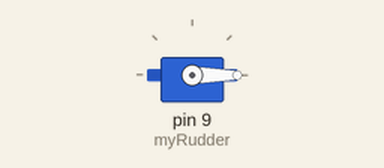
The sketch below on a simulated Arduino Uno, built with avr-gcc and run on an emulated ATmega328P. On the bench: servo.

Above: at 0.05 s.
At 1.5 s:
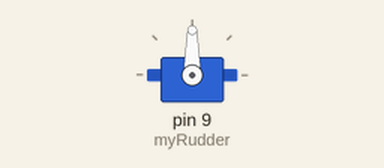
At 3.0 s:
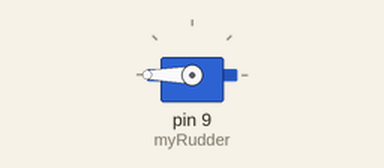
Timing chart, 0 to 6.9 s (numbered marks = the images above):
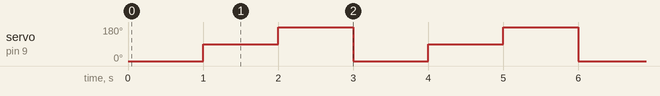

The sketch:

Servo_motor.ino
```cpp
#include <Servo.h>

Servo myRudder;

void setup() {
  myRudder.attach(9); // Signal wire on D9
}

void loop() {
  myRudder.write(0);   // Move to 0 degrees
  delay(1000);
  myRudder.write(90);  // Move to center (90 degrees)
  delay(1000);
  myRudder.write(180); // Move to 180 degrees
  delay(1000);
}
```

Measured:
- by itself, servo on pin 9 (myRudder): repeats every 3.0 s: 180° 1.0 s, 0° 1.0 s, 90° 1.0 s
